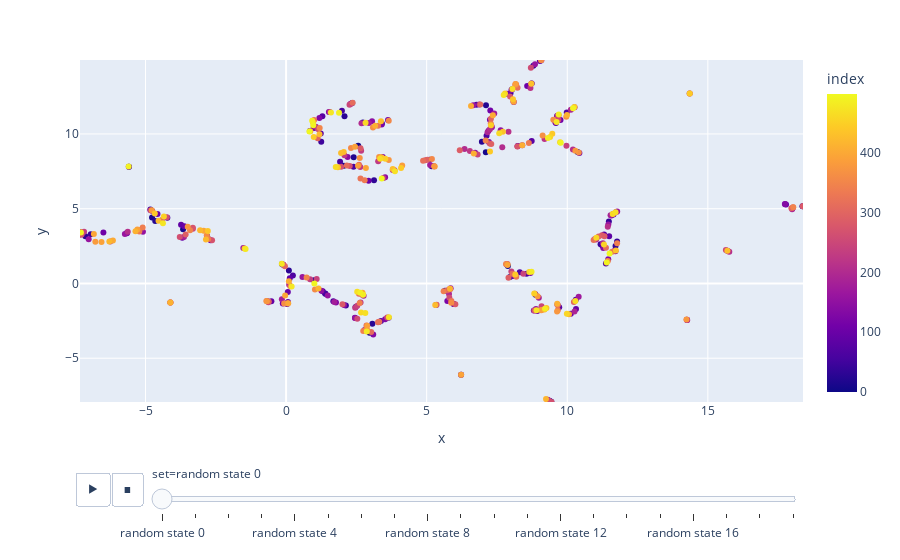

Notebook code for this chart:
### Markdown cell above
Compare results for different values for the ``random_state`` argument

### Code cell
reductions = {}
for i in range(0, 20):
    reductions[f'random state {i}'] = dict(
        random_state=i, 
        init='random',
        n_jobs=1,
    )
manager.compare_reductions(**reductions)

### Figure 1 — Plotly figure (JSON) as saved in the notebook; plotly's stock layout.template omitted (floating-point values rounded to 4 significant figures; data arrays with more than 128 entries replaced by an {"elided": "..."} marker saying what was removed)
{"data": [{"hovertemplate": "set=random state 0<br>x=%{x}<br>y=%{y}<br>index=%{marker.color}<extra></extra>", "ids": {"elided": "500 int values"}, "legendgroup": "", "marker": {"color": {"elided": "500 int values"}, "coloraxis": "coloraxis", "symbol": "circle"}, "mode": "markers", "name": "", "orientation": "v", "showlegend": false, "type": "scatter", "x": {"elided": "500 float values"}, "xaxis": "x", "y": {"elided": "500 float values"}, "yaxis": "y"}], "layout": {"coloraxis": {"colorbar": {"title": {"text": "index"}}, "colorscale": [[0, "#0d0887"], [0.1111, "#46039f"], [0.2222, "#7201a8"], [0.3333, "#9c179e"], [0.4444, "#bd3786"], [0.5556, "#d8576b"], [0.6667, "#ed7953"], [0.7778, "#fb9f3a"], [0.8889, "#fdca26"], [1, "#f0f921"]]}, "legend": {"tracegroupgap": 0}, "margin": {"t": 60}, "sliders": [{"active": 0, "currentvalue": {"prefix": "set="}, "len": 0.9, "pad": {"b": 10, "t": 60}, "steps": [{"args": [["random state 0"], {"frame": {"duration": 0, "redraw": false}, "fromcurrent": true, "mode": "immediate", "transition": {"duration": 0, "easing": "linear"}}], "label": "random state 0", "method": "animate"}, {"args": [["random state 1"], {"frame": {"duration": 0, "redraw": false}, "fromcurrent": true, "mode": "immediate", "transition": {"duration": 0, "easing": "linear"}}], "label": "random state 1", "method": "animate"}, {"args": [["random state 2"], {"frame": {"duration": 0, "redraw": false}, "fromcurrent": true, "mode": "immediate", "transition": {"duration": 0, "easing": "linear"}}], "label": "random state 2", "method": "animate"}, {"args": [["random state 3"], {"frame": {"duration": 0, "redraw": false}, "fromcurrent": true, "mode": "immediate", "transition": {"duration": 0, "easing": "linear"}}], "label": "random state 3", "method": "animate"}, {"args": [["random state 4"], {"frame": {"duration": 0, "redraw": false}, "fromcurrent": true, "mode": "immediate", "transition": {"duration": 0, "easing": "linear"}}], "label": "random state 4", "method": "animate"}, {"args": [["random state 5"], {"frame": {"duration": 0, "redraw": false}, "fromcurrent": true, "mode": "immediate", "transition": {"duration": 0, "easing": "linear"}}], "label": "random state 5", "method": "animate"}, {"args": [["random state 6"], {"frame": {"duration": 0, "redraw": false}, "fromcurrent": true, "mode": "immediate", "transition": {"duration": 0, "easing": "linear"}}], "label": "random state 6", "method": "animate"}, {"args": [["random state 7"], {"frame": {"duration": 0, "redraw": false}, "fromcurrent": true, "mode": "immediate", "transition": {"duration": 0, "easing": "linear"}}], "label": "random state 7", "method": "animate"}, {"args": [["random state 8"], {"frame": {"duration": 0, "redraw": false}, "fromcurrent": true, "mode": "immediate", "transition": {"duration": 0, "easing": "linear"}}], "label": "random state 8", "method": "animate"}, {"args": [["random state 9"], {"frame": {"duration": 0, "redraw": false}, "fromcurrent": true, "mode": "immediate", "transition": {"duration": 0, "easing": "linear"}}], "label": "random state 9", "method": "animate"}, {"args": [["random state 10"], {"frame": {"duration": 0, "redraw": false}, "fromcurrent": true, "mode": "immediate", "transition": {"duration": 0, "easing": "linear"}}], "label": "random state 10", "method": "animate"}, {"args": [["random state 11"], {"frame": {"duration": 0, "redraw": false}, "fromcurrent": true, "mode": "immediate", "transition": {"duration": 0, "easing": "linear"}}], "label": "random state 11", "method": "animate"}, {"args": [["random state 12"], {"frame": {"duration": 0, "redraw": false}, "fromcurrent": true, "mode": "immediate", "transition": {"duration": 0, "easing": "linear"}}], "label": "random state 12", "method": "animate"}, {"args": [["random state 13"], {"frame": {"duration": 0, "redraw": false}, "fromcurrent": true, "mode": "immediate", "transition": {"duration": 0, "easing": "linear"}}], "label": "random state 13", "method": "animate"}, {"args": [["random state 14"], {"frame": {"duration": 0, "redraw": false}, "fromcurrent": true, "mode": "immediate", "transition": {"duration": 0, "easing": "linear"}}], "label": "random state 14", "method": "animate"}, {"args": [["random state 15"], {"frame": {"duration": 0, "redraw": false}, "fromcurrent": true, "mode": "immediate", "transition": {"duration": 0, "easing": "linear"}}], "label": "random state 15", "method": "animate"}, {"args": [["random state 16"], {"frame": {"duration": 0, "redraw": false}, "fromcurrent": true, "mode": "immediate", "transition": {"duration": 0, "easing": "linear"}}], "label": "random state 16", "method": "animate"}, {"args": [["random state 17"], {"frame": {"duration": 0, "redraw": false}, "fromcurrent": true, "mode": "immediate", "transition": {"duration": 0, "easing": "linear"}}], "label": "random state 17", "method": "animate"}, {"args": [["random state 18"], {"frame": {"duration": 0, "redraw": false}, "fromcurrent": true, "mode": "immediate", "transition": {"duration": 0, "easing": "linear"}}], "label": "random state 18", "method": "animate"}, {"args": [["random state 19"], {"frame": {"duration": 0, "redraw": false}, "fromcurrent": true, "mode": "immediate", "transition": {"duration": 0, "easing": "linear"}}], "label": "random state 19", "method": "animate"}], "x": 0.1, "xanchor": "left", "y": 0, "yanchor": "top"}], "updatemenus": [{"buttons": [{"args": [null, {"frame": {"duration": 500, "redraw": false}, "fromcurrent": true, "mode": "immediate", "transition": {"duration": 500, "easing": "linear"}}], "label": "&#9654;", "method": "animate"}, {"args": [[null], {"frame": {"duration": 0, "redraw": false}, "fromcurrent": true, "mode": "immediate", "transition": {"duration": 0, "easing": "linear"}}], "label": "&#9724;", "method": "animate"}], "direction": "left", "pad": {"r": 10, "t": 70}, "showactive": false, "type": "buttons", "x": 0.1, "xanchor": "right", "y": 0, "yanchor": "top"}], "xaxis": {"anchor": "y", "domain": [0, 1], "range": [-7.33, 18.38], "title": {"text": "x"}}, "yaxis": {"anchor": "x", "domain": [0, 1], "range": [-7.927, 14.95], "title": {"text": "y"}}}}
